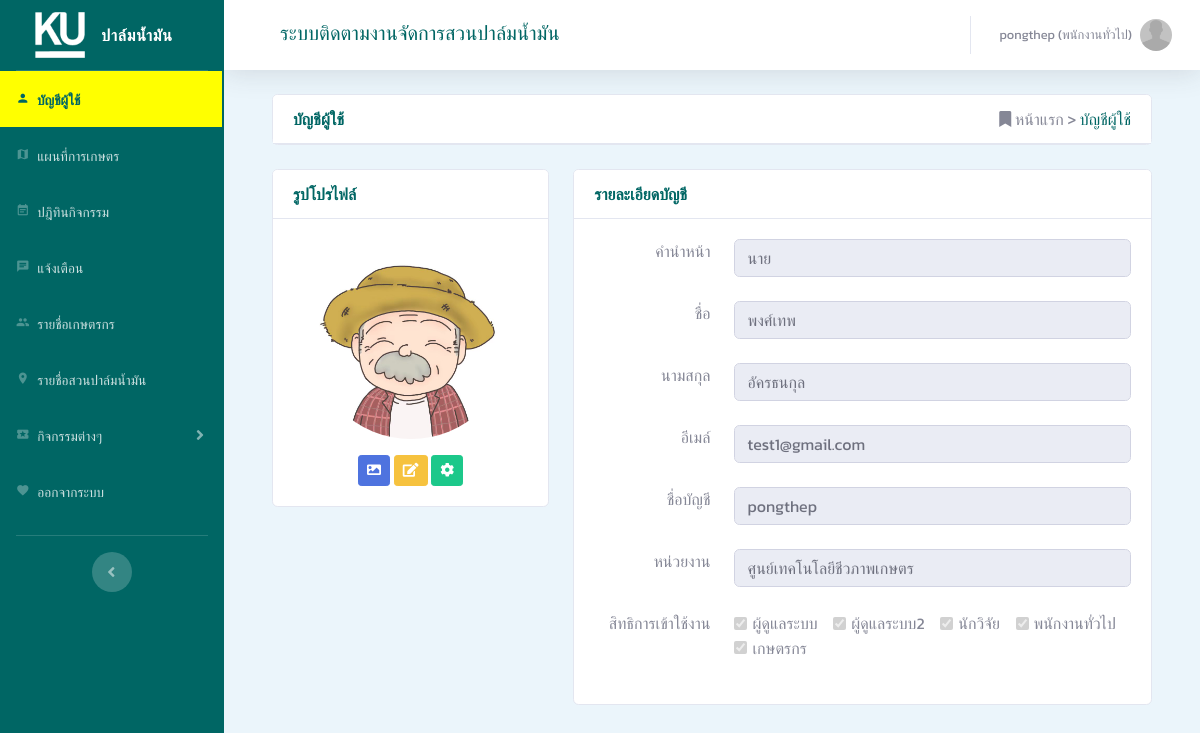
Page /view/UserProfile/UserProfile.php (signed in) on the committed database.
### view/UserProfile/UserProfile.php (the view, shortened to what the rows shown need)
<?php
    include_once("../layout/LayoutHeader.php");
    include_once("../../dbConnect.php");
    $USER = $_SESSION[md5('user')];
    $id_u=$USER[1]['UID'];
    $did = $USER[1]['DID'];
    $etid = $USER[1]['ETID'];
    $sql = "SELECT * FROM `db-department` WHERE DID = $did ";
    $DEPARTMENT = selectData($sql);
    $sql1 = "SELECT * FROM `db-emailtype` WHERE ETID = $etid ";
    $EMIALTYPE= selectData($sql1);
    $sql2 ="SELECT * FROM `db-user` WHERE `UID`=$id_u";
    $get_user= selectData($sql2);
?>
<link href="../../croppie/croppie.css" rel="stylesheet" />
<link href="style.css" rel="stylesheet" />
<div class="container">
    <div class="row">
        <div class="col-xl-8 col-12 mb-4">
            <div class="card">
                <div class="card-body">
                    <div class="row mb-4">
                        <div class="col-xl-9 col-12">
                            <input type="text" class="form-control" id="title" value=<?php
                            if($USER[1]['Title'] ==1){
                                echo "นาย";
                            }else if($USER[1]['Title'] ==2){
                                echo "นาง";
                            }else{
                                echo "นางสาว";
                            }
                            ?> disabled>
                        </div>
                    </div>
                    <div class="row mb-4">
                        <div class="col-xl-9 col-12">
                            <input type="text" class="form-control" id="firstname"
                                value='<?php echo $USER[1]['FirstName']; ?>'' disabled>
                        </div>
                    </div>
                    <div class="row mb-4">
                        <div class="col-xl-9 col-12">
                            <input type="text" class="form-control" id="lastname"
                                value='<?php echo $USER[1]['LastName'] ?>'disabled>
                        </div>
                    </div>
                    <div class="row mb-4">
                        <div class="col-xl-9 col-12">
                            <input type="text" class="form-control" id="mail"
                                value="<?php echo $USER[1]['EMAIL']?>@<?php echo $EMIALTYPE[1]['Type']?>" disabled>
                        </div>
                    </div>
                    <div class="row mb-4">
                        <div class="col-xl-9 col-12">
                            <input type="text" class="form-control" id="username"
                                value=<?php echo $USER[1]['UserName'] ?> disabled>
                        </div>
                    </div>
                    <div class="row mb-4">
                        <div class="col-xl-9 col-12">
                            <input type="text" class="form-control" id="department"
                                value=<?php echo $DEPARTMENT[1]['Department']; ?> disabled>
                        </div>
                    </div>
                    <div class="row mb-4">
                        <div class="col-lg-9 col-md-8 col-sm-12 col-xs-12">
                            <div class="form-check form-check-inline">
                                <input class="form-check-input" type="checkbox" id="admin" name="admin" value="option1"
                                    disabled <?php if($USER[1]['IsAdmin'] == 1) echo "checked"; ?>>
                                <label class="form-check-label" for="inlineCheckbox1">ผู้ดูแลระบบ</label>
                            </div>
                            <div class="form-check form-check-inline">
                                <input class="form-check-input" type="checkbox" id="admin" name="admin" value="option1"
                                    disabled <?php if($USER[1]['IsAdmin2'] == 1) echo "checked"; ?>>
                                <label class="form-check-label" for="inlineCheckbox1">ผู้ดูแลระบบ2</label>
                            </div>
                            <div class="form-check form-check-inline">
                                <input class="form-check-input" type="checkbox" id="research" name="research"
                                    value="option2" disabled <?php if($USER[1]['IsResearch'] == 1) echo "checked"; ?>>
                                <label class="form-check-label" for="inlineCheckbox2">นักวิจัย</label>
                            </div>
                            <div class="form-check form-check-inline">
                                <input class="form-check-input" type="checkbox" id="operator" name="operator"
                                    value="option3" disabled <?php if($USER[1]['IsOperator'] == 1) echo "checked"; ?>>
                                <label class="form-check-label" for="inlineCheckbox3">พนักงานทั่วไป</label>
                            </div>
                            <div class="form-check form-check-inline">
                                <input class="form-check-input" type="checkbox" id="farmer" name="farmer"
                                    value="option4" disabled <?php if($USER[1]['IsFarmer'] == 1) echo "checked"; ?>>
                                <label class="form-check-label" for="inlineCheckbox4">เกษตรกร</label>
                            </div>
                        </div>
                    </div>
                </div>
            </div>
        </div>
    </div>
</div>
<?php include_once("../layout/LayoutFooter.php"); ?>

### view/layout/LayoutHeader.php (shortened to what the rows shown need)
<!DOCTYPE html>
<html lang="en" style="overflow-y: hidden;">
<?php
include_once("../../dbConnect.php");
UpdateLogLogin();
IsBlock();
$USER = $_SESSION[md5('user')];
$iconpic = $USER[1]['Icon'];
$userId = $USER[1]['UID'];
if ($iconpic != "default.jpg") {
  $userIdicon = $USER[1]['UID'];
} else {
  $userIdicon = '0';
}
$sql = "SELECT * FROM `db-user` WHERE `UID` = '" . $userId . "'";
$DATA = selectData($sql);
$DATAUSER = $_SESSION[md5('user')];
$sql = "SELECT * FROM `user-type` WHERE UTID = " . $idUT;
$DATATPYEUSER = selectData($sql);
$sql = "SELECT * FROM `user-type` ORDER BY UTID";
$DATATPYE = selectData($sql);
$sql = "SELECT `mm-mainmenu`,`mm-submenu` ";
$sql = $sql . " FROM `main-menu-list` as L INNER JOIN `web-menu` as M ";
$sql = $sql . " ON L.`wm-id`= M.`wm-id` ";
$sql = $sql . " WHERE `ut-id`='" . $idUT . "'";
$sql = $sql . " && `wm-alias`='" . $CurrentMenu. "'";
$DATA = selectData($sql);
$sql = "SELECT `mm-mainmenu`,`mm-submenu`,`wm-name`, `wm-alias`, `wm-page`, `wm-icon`, `wm-note`";
$sql = $sql . " FROM `main-menu-list` as L JOIN `web-menu` as M ";
$sql = $sql . " ON L.`wm-id`=M.`wm-id` ";
$sql = $sql . " WHERE L.`ut-id`=" . $idUT;
$sql = $sql . " ORDER BY L.`mm-mainmenu`,L.`mm-submenu`";
$DATA = selectData($sql);
?>
<head>
  <?php include_once("MainCSS.php"); ?>
</head>
<body id="page-top">
  <div id="wrapper">
    <div id="content-wrapper" class="d-flex flex-column">
      <div id="content" style="background-color: #EBF5FB;">
        <nav class="navbar navbar-expand navbar-light bg-white topbar static-top shadow">
          <ul class="navbar-nav ml-auto">
            <li class="nav-item dropdown no-arrow">
              <a class="nav-link dropdown-toggle" href="#" id="userDropdown" role="button" data-toggle="dropdown" aria-haspopup="true" aria-expanded="false">
                <span class="mr-2 d-none d-lg-inline text-gray-600 small"><?php echo $DATAUSER[1]['UserName'] . " (" . $DATATPYEUSER[1]['UTName'] . ")"; ?></span>
                <img class="img-radius img-profile" src="../../icon/user/<?php echo $userIdicon; ?>/<?php echo $iconpic; ?>" />
              </a>
            </li>
          </ul>
        </nav>
        <div class="container-fluid" style="overflow-y:scroll; max-height:100vh; padding-top: 1.5rem!important; padding-bottom: 6.5rem!important;">

### rows in the picture
db-user: UserName "pongthep", Icon (placeholder picture), Title "นาย", FirstName "พงศ์เทพ", LastName "อัครธนกุล", EMAIL.Type "test1@gmail.com", IsAdmin "☑", IsAdmin2 "☑", IsResearch "☑", IsOperator "☑", IsFarmer "☑"
user-type: UTName "พนักงานทั่วไป"
db-department: Department "ศูนย์เทคโนโลยีชีวภาพเกษตร"

### other values in the picture
$DATA[$i]['wm-name'] "บัญชีผู้ใช้"
$DATA[$i]['wm-name'] "แผนที่การเกษตร"
$DATA[$i]['wm-name'] "ปฎิทินกิจกรรม"
$DATA[$i]['wm-name'] "แจ้งเตือน"
$DATA[$i]['wm-name'] "รายชื่อเกษตรกร"
$DATA[$i]['wm-name'] "รายชื่อสวนปาล์มน้ำมัน"
$DATA[$i]['wm-name'] "กิจกรรมต่างๆ"
$DATA[$i]['wm-name'] "ออกจากระบบ"
